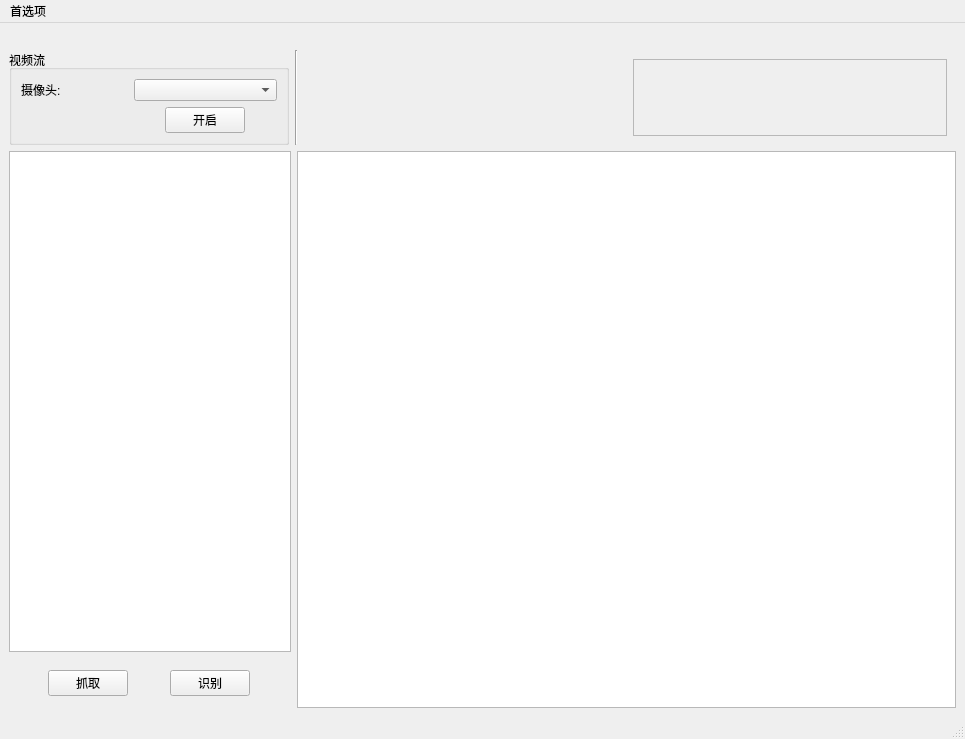
<?xml version="1.0" encoding="UTF-8"?>
<ui version="4.0">
 <class>cvPlot</class>
 <widget class="QMainWindow" name="cvPlot">
  <property name="geometry">
   <rect>
    <x>0</x>
    <y>0</y>
    <width>965</width>
    <height>739</height>
   </rect>
  </property>
  <property name="windowTitle">
   <string>cvplot</string>
  </property>
  <widget class="QWidget" name="centralwidget">
   <layout class="QVBoxLayout" name="verticalLayout_2" stretch="0,1,7">
    <item>
     <spacer name="verticalSpacer_2">
      <property name="orientation">
       <enum>Qt::Vertical</enum>
      </property>
      <property name="sizeType">
       <enum>QSizePolicy::Fixed</enum>
      </property>
      <property name="sizeHint" stdset="0">
       <size>
        <width>10</width>
        <height>18</height>
       </size>
      </property>
     </spacer>
    </item>
    <item>
     <layout class="QHBoxLayout" name="horizontalLayout_2" stretch="3,0,7">
      <item>
       <widget class="QGroupBox" name="groupBox">
        <property name="layoutDirection">
         <enum>Qt::LeftToRight</enum>
        </property>
        <property name="title">
         <string>视频流</string>
        </property>
        <property name="flat">
         <bool>false</bool>
        </property>
        <property name="checkable">
         <bool>false</bool>
        </property>
        <layout class="QVBoxLayout" name="verticalLayout_4" stretch="0,0">
         <item>
          <layout class="QHBoxLayout" name="horizontalLayout_7" stretch="3,4">
           <item>
            <widget class="QLabel" name="caplabel">
             <property name="text">
              <string>摄像头:</string>
             </property>
            </widget>
           </item>
           <item>
            <widget class="QComboBox" name="caplist"/>
           </item>
          </layout>
         </item>
         <item>
          <layout class="QHBoxLayout" name="horizontalLayout">
           <property name="spacing">
            <number>7</number>
           </property>
           <property name="leftMargin">
            <number>112</number>
           </property>
           <property name="rightMargin">
            <number>0</number>
           </property>
           <item>
            <widget class="QPushButton" name="opencap">
             <property name="sizePolicy">
              <sizepolicy hsizetype="Fixed" vsizetype="Fixed">
               <horstretch>0</horstretch>
               <verstretch>0</verstretch>
              </sizepolicy>
             </property>
             <property name="text">
              <string>开启</string>
             </property>
            </widget>
           </item>
          </layout>
         </item>
        </layout>
       </widget>
      </item>
      <item>
       <widget class="Line" name="line">
        <property name="orientation">
         <enum>Qt::Vertical</enum>
        </property>
       </widget>
      </item>
      <item>
       <widget class="QWidget" name="widget" native="true">
        <layout class="QHBoxLayout" name="horizontalLayout_5">
         <item>
          <widget class="QWidget" name="widget_2" native="true">
           <property name="acceptDrops">
            <bool>true</bool>
           </property>
          </widget>
         </item>
         <item>
          <widget class="QFrame" name="frame">
           <property name="frameShape">
            <enum>QFrame::StyledPanel</enum>
           </property>
           <property name="frameShadow">
            <enum>QFrame::Raised</enum>
           </property>
          </widget>
         </item>
        </layout>
       </widget>
      </item>
     </layout>
    </item>
    <item>
     <layout class="QHBoxLayout" name="horizontalLayout_4" stretch="3,7">
      <item>
       <layout class="QVBoxLayout" name="verticalLayout" stretch="7,2">
        <property name="sizeConstraint">
         <enum>QLayout::SetDefaultConstraint</enum>
        </property>
        <item>
         <layout class="QHBoxLayout" name="horizontalLayout_6">
          <item>
           <widget class="QTextBrowser" name="textBrowser">
            <property name="sizePolicy">
             <sizepolicy hsizetype="Expanding" vsizetype="Preferred">
              <horstretch>0</horstretch>
              <verstretch>0</verstretch>
             </sizepolicy>
            </property>
            <property name="openExternalLinks">
             <bool>false</bool>
            </property>
           </widget>
          </item>
         </layout>
        </item>
        <item>
         <layout class="QHBoxLayout" name="horizontalLayout_3" stretch="0,0">
          <property name="spacing">
           <number>3</number>
          </property>
          <property name="topMargin">
           <number>12</number>
          </property>
          <property name="bottomMargin">
           <number>12</number>
          </property>
          <item>
           <widget class="QPushButton" name="grab">
            <property name="sizePolicy">
             <sizepolicy hsizetype="Fixed" vsizetype="Fixed">
              <horstretch>0</horstretch>
              <verstretch>0</verstretch>
             </sizepolicy>
            </property>
            <property name="text">
             <string>抓取</string>
            </property>
           </widget>
          </item>
          <item>
           <widget class="QPushButton" name="pushButton">
            <property name="sizePolicy">
             <sizepolicy hsizetype="Fixed" vsizetype="Fixed">
              <horstretch>0</horstretch>
              <verstretch>0</verstretch>
             </sizepolicy>
            </property>
            <property name="contextMenuPolicy">
             <enum>Qt::DefaultContextMenu</enum>
            </property>
            <property name="layoutDirection">
             <enum>Qt::LeftToRight</enum>
            </property>
            <property name="text">
             <string>识别</string>
            </property>
           </widget>
          </item>
         </layout>
        </item>
       </layout>
      </item>
      <item>
       <widget class="QGraphicsView" name="graphicsView">
        <property name="mouseTracking">
         <bool>false</bool>
        </property>
       </widget>
      </item>
     </layout>
    </item>
   </layout>
  </widget>
  <widget class="QMenuBar" name="menubar">
   <property name="geometry">
    <rect>
     <x>0</x>
     <y>0</y>
     <width>965</width>
     <height>26</height>
    </rect>
   </property>
   <widget class="QMenu" name="menu">
    <property name="title">
     <string>首选项</string>
    </property>
    <addaction name="actionfromfile"/>
    <addaction name="separator"/>
    <addaction name="actionexit"/>
   </widget>
   <addaction name="menu"/>
  </widget>
  <widget class="QStatusBar" name="statusbar"/>
  <action name="actionfromfile">
   <property name="text">
    <string>从文件</string>
   </property>
  </action>
  <action name="actionexit">
   <property name="text">
    <string>exit</string>
   </property>
  </action>
 </widget>
 <resources/>
 <connections/>
</ui>
